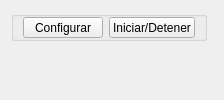
      <widget class="QWidget" name="Station_5">
       <attribute name="title">
        <string>Estacion 5</string>
       </attribute>
       <layout class="QGridLayout" name="gridLayout_3">
        <item row="1" column="0" colspan="2">
         <widget class="PressureTempGraph" name="GraphE_5" native="true">
          <property name="enabled">
           <bool>true</bool>
          </property>
         </widget>
        </item>
        <item row="0" column="0">
         <widget class="QGroupBox" name="gbBtns_5">
          <property name="enabled">
           <bool>true</bool>
          </property>
          <property name="maximumSize">
           <size>
            <width>16777215</width>
            <height>30</height>
           </size>
          </property>
          <property name="title">
           <string/>
          </property>
          <layout class="QGridLayout" name="gridLayout_12">
           <property name="topMargin">
            <number>0</number>
           </property>
           <property name="bottomMargin">
            <number>0</number>
           </property>
           <item row="0" column="0">
            <widget class="QPushButton" name="btnEstConfig_5">
             <property name="enabled">
              <bool>true</bool>
             </property>
             <property name="text">
              <string>Configurar</string>
             </property>
            </widget>
           </item>
           <item row="0" column="1">
            <widget class="QPushButton" name="btnEstRun_5">
             <property name="enabled">
              <bool>true</bool>
             </property>
             <property name="text">
              <string>Iniciar/Detener</string>
             </property>
            </widget>
           </item>
          </layout>
         </widget>
        </item>
       </layout>
      </widget>
